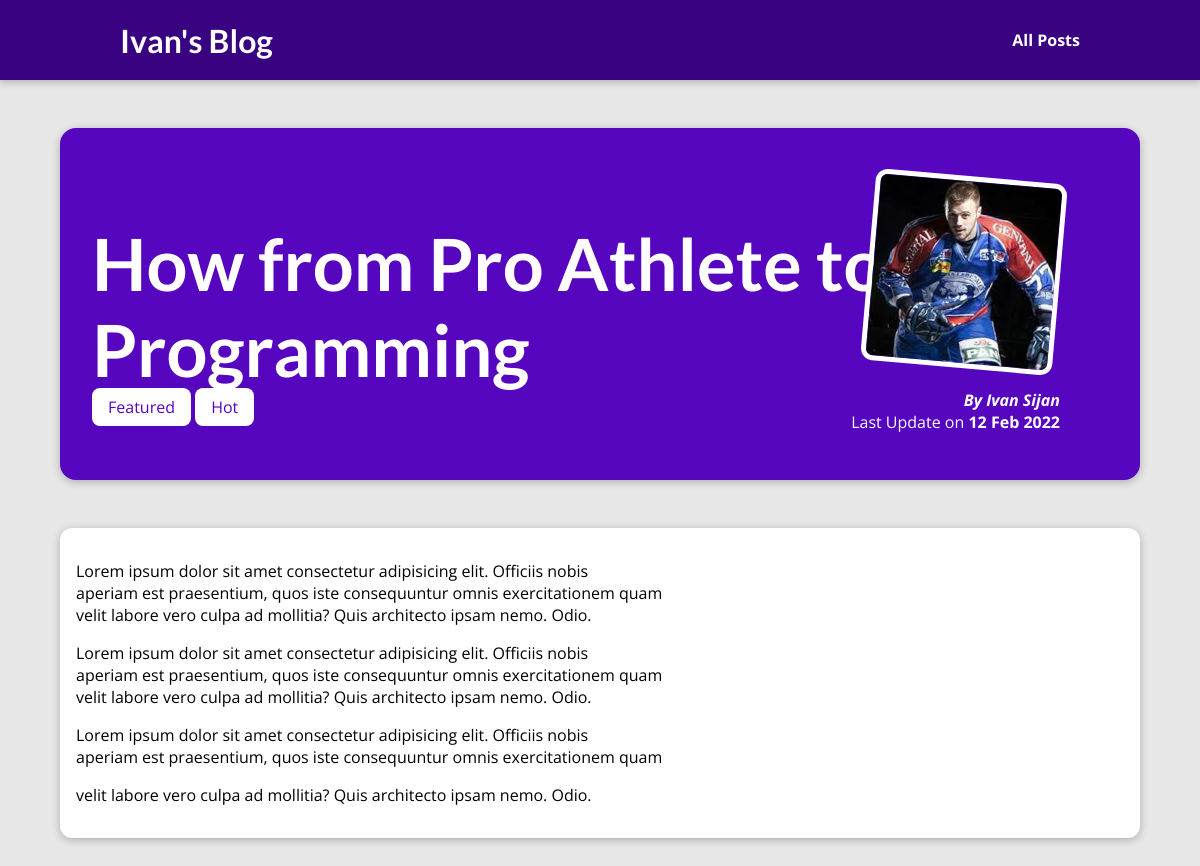
The app's page /posts/how-from-pro-athlete-to-programming with its own data.
### blog/models.py (models this page shows, shortened)
class Post(models.Model):
    title = models.CharField(max_length=150)
    excerpt = models.CharField(max_length=200)
    image_name = models.CharField(max_length=100)
    date = models.DateField(auto_now=True)
    slug = models.SlugField(unique=True, db_index=True)
    content = models.TextField(validators=[MinLengthValidator(10)])
    author =models.ForeignKey(Author, on_delete=models.SET_NULL, null=True, related_name="posts")
    tags = models.ManyToManyField(Tag)

class Tag(models.Model):
    caption = models.CharField(max_length=20)

class Author(models.Model):
    first_name = models.CharField(max_length=50)
    last_name = models.CharField(max_length=50)
    email_address = models.EmailField(max_length=100)
    def full_name(self):
        return f"{self.first_name} {self.last_name}"
    def __str__(self):
        return self.full_name()

### blog/views.py (the view)
# urls.py: path('posts/<slug:slug>', views.post_detail, name='post-detail-page'),
def post_detail(request,slug):
    id_post = get_object_or_404(Post, slug=slug)
    return render(request, 'blog/post-detail.html',{'post': id_post,
                                                    'post_tags': id_post.tags.all()
                                                    })

### blog/templates/blog/post-detail.html (shortened to what this page needs)
{% extends 'base.html' %}
{% load static %}
{% block css_files %}
    <link rel="stylesheet" href="{% static 'blog/post-detail.css' %}"/>
{% endblock %}
{% block content%}
    <section id="summary">
        <h2>{{ post.title }}</h2>
        <div>
            {% for tag in post_tags %}
                <span class="tag">{{ tag.caption }}</span>
            {% endfor %}
        </div>
        <article>
            <img src="{% static "blog/images/"|add:post.image_name %}" alt={{ post.title }} />
            <address>By <a href="mailto:{{ post.author.email_address }}">{{ post.author }}</a></address>
            <div>
                Last Update on <time>{{ post.date|date:"d M Y" }}</time>
            </div>
        </article>
    </section>
    <main>
       {{ post.content|linebreaks }}
    </main>
{% endblock %}

### templates/base.html (shortened to what this page needs)
{% load static %}
<!DOCTYPE html>
<html lang="en">
<head>
    <link rel="stylesheet" href="{% static  'app.css' %}">
    {% block css_files%}
    {% endblock %}
</head>
<body>
    <header id="main-navigation">
        <h1><a href="{% url "starting-page" %}">Ivan's Blog</a></h1>
        <nav>
            <a href="{% url "post-page" %}">All Posts</a>
        </nav>
    </header>
    {% block content %}
    {% endblock %}
</body>
</html>

### static/app.css (style rules this page uses)
* { box-sizing: border-box; }
html { font-family: 'Open Sans', 'Lato', sans-serif; }
body { margin: 0; }
h1, h2, h3 { font-family: 'Lato', sans-serif; font-weight: bold; text-align: center; }
#main-navigation { width: 100%; height: 5rem; display: flex; justify-content: space-between; align-items: center; padding: 0 10%; position: absolute; top: 0; left: 0; }
#main-navigation a { text-decoration: none; color: white; font-weight: bold; }

### blog/static/blog/post-detail.css (style rules this page uses)
body { background-color: #e7e7e7; }
#main-navigation { background-color: #390281; box-shadow: 0 2px 8px rgba(0, 0, 0, 0.25); }
#summary { margin: 8rem auto 3rem auto; padding: 2rem; width: 90%; max-width: 90rem; border-radius: 16px; background-color: #5706c0; position: relative; box-shadow: 0 2px 8px rgba(0, 0, 0, 0.25); height: 22rem; }
#summary h2 { color: white; font-size: 4.5rem; text-align: start; margin-bottom: 0.25rem; }
#summary article { position: absolute; top: 2rem; right: 3rem; padding: 1rem 2rem; border-radius: 12px; text-align: right; color: white; }
#summary article img { width: 12rem; height: 12rem; border-radius: 12px; transform: rotateZ(5deg); border: 5px solid white; margin-bottom: 1rem; }
#summary address { font-weight: bold; }
#summary a { color: white; text-decoration: none; }
#summary time { font-weight: bold; }
main { width: 90%; max-width: 90rem; margin: 3rem auto; background-color: white; padding: 1rem; border-radius: 12px; box-shadow: 0 2px 8px rgba(0, 0, 0, 0.25); }
.tag { background-color:white; color:#5706c0; padding: 0.5rem 1rem; border-radius: 8px; }

### records on screen
Post: title "How from Pro Athlete to Programming", image_name (picture), author "Ivan Sijan", date "12 Feb 2022", content "Lorem ipsum dolor sit amet consectetur adipisicing elit. Officiis nobis aperiam est praesentium, quos iste consequuntur omnis exercitationem quam velit labore vero culpa ad mollitia? Quis architecto ipsam nemo. Odio. Lorem ipsum dolor sit amet consectetur adipisicing elit. Officiis nobis aperiam est praesentium, quos iste consequuntur omnis exercitationem quam velit labore vero culpa ad mollitia? Quis architecto ipsam nemo. Odio. Lorem ipsum dolor sit amet consectetur adipisicing elit. Officiis nobis aperiam est praesentium, quos iste consequuntur omnis exercitationem quam velit labore vero culpa ad mollitia? Quis architecto ipsam nemo. Odio."
Tag: caption "Featured"
Tag: caption "Hot"
